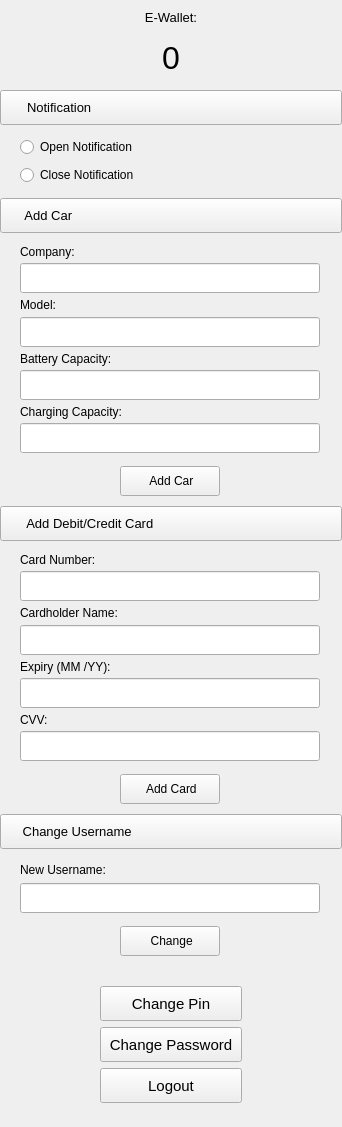
        <widget class="QWidget" name="scrollAreaWidgetContents_5">
         <property name="geometry">
          <rect>
           <x>0</x>
           <y>-570</y>
           <width>342</width>
           <height>1127</height>
          </rect>
         </property>
         <property name="sizePolicy">
          <sizepolicy hsizetype="Preferred" vsizetype="Preferred">
           <horstretch>0</horstretch>
           <verstretch>0</verstretch>
          </sizepolicy>
         </property>
         <property name="minimumSize">
          <size>
           <width>0</width>
           <height>0</height>
          </size>
         </property>
         <layout class="QFormLayout" name="formLayout_5">
          <property name="horizontalSpacing">
           <number>0</number>
          </property>
          <property name="verticalSpacing">
           <number>0</number>
          </property>
          <property name="leftMargin">
           <number>0</number>
          </property>
          <property name="topMargin">
           <number>0</number>
          </property>
          <property name="rightMargin">
           <number>0</number>
          </property>
          <property name="bottomMargin">
           <number>0</number>
          </property>
          <item row="0" column="1">
           <layout class="QVBoxLayout" name="accountVerticalLayout">
            <property name="spacing">
             <number>0</number>
            </property>
            <property name="leftMargin">
             <number>0</number>
            </property>
            <property name="topMargin">
             <number>10</number>
            </property>
            <property name="rightMargin">
             <number>0</number>
            </property>
            <property name="bottomMargin">
             <number>0</number>
            </property>
            <item>
             <widget class="QLabel" name="ewalletLabel">
              <property name="font">
               <font>
                <pointsize>10</pointsize>
               </font>
              </property>
              <property name="text">
               <string>E-Wallet:</string>
              </property>
              <property name="alignment">
               <set>Qt::AlignCenter</set>
              </property>
             </widget>
            </item>
            <item>
             <widget class="QLabel" name="moneyLabel">
              <property name="minimumSize">
               <size>
                <width>0</width>
                <height>65</height>
               </size>
              </property>
              <property name="font">
               <font>
                <pointsize>24</pointsize>
               </font>
              </property>
              <property name="text">
               <string>0</string>
              </property>
              <property name="alignment">
               <set>Qt::AlignCenter</set>
              </property>
             </widget>
            </item>
            <item>
             <widget class="QPushButton" name="notificationPushButton">
              <property name="minimumSize">
               <size>
                <width>0</width>
                <height>35</height>
               </size>
              </property>
              <property name="font">
               <font>
                <pointsize>10</pointsize>
               </font>
              </property>
              <property name="cursor">
               <cursorShape>PointingHandCursor</cursorShape>
              </property>
              <property name="tabletTracking">
               <bool>false</bool>
              </property>
              <property name="layoutDirection">
               <enum>Qt::RightToLeft</enum>
              </property>
              <property name="text">
               <string>Notification                                                              </string>
              </property>
              <property name="icon">
               <iconset>
                <normaloff>images/right-arrow.png</normaloff>images/right-arrow.png</iconset>
              </property>
              <property name="iconSize">
               <size>
                <width>21</width>
                <height>21</height>
               </size>
              </property>
              <property name="autoExclusive">
               <bool>false</bool>
              </property>
              <property name="autoDefault">
               <bool>false</bool>
              </property>
              <property name="default">
               <bool>false</bool>
              </property>
              <property name="flat">
               <bool>false</bool>
              </property>
             </widget>
            </item>
            <item>
             <widget class="QWidget" name="notificationWidget" native="true">
              <property name="sizePolicy">
               <sizepolicy hsizetype="Preferred" vsizetype="Preferred">
                <horstretch>0</horstretch>
                <verstretch>0</verstretch>
               </sizepolicy>
              </property>
              <property name="minimumSize">
               <size>
                <width>0</width>
                <height>73</height>
               </size>
              </property>
              <widget class="QWidget" name="layoutWidget">
               <property name="geometry">
                <rect>
                 <x>0</x>
                 <y>0</y>
                 <width>340</width>
                 <height>73</height>
                </rect>
               </property>
               <layout class="QVBoxLayout" name="notificationVerticalLayout">
                <property name="leftMargin">
                 <number>20</number>
                </property>
                <property name="topMargin">
                 <number>10</number>
                </property>
                <property name="rightMargin">
                 <number>20</number>
                </property>
                <item>
                 <widget class="QRadioButton" name="opennotificationRadioButton">
                  <property name="cursor">
                   <cursorShape>PointingHandCursor</cursorShape>
                  </property>
                  <property name="text">
                   <string>Open Notification</string>
                  </property>
                 </widget>
                </item>
                <item>
                 <widget class="QRadioButton" name="closenotificationRadioButton">
                  <property name="cursor">
                   <cursorShape>PointingHandCursor</cursorShape>
                  </property>
                  <property name="text">
                   <string>Close Notification</string>
                  </property>
                 </widget>
                </item>
                <item>
                 <spacer name="verticalSpacer_2">
                  <property name="orientation">
                   <enum>Qt::Vertical</enum>
                  </property>
                  <property name="sizeType">
                   <enum>QSizePolicy::Fixed</enum>
                  </property>
                  <property name="sizeHint" stdset="0">
                   <size>
                    <width>20</width>
                    <height>10</height>
                   </size>
                  </property>
                 </spacer>
                </item>
               </layout>
              </widget>
             </widget>
            </item>
            <item>
             <widget class="QPushButton" name="addcarPushButton">
              <property name="minimumSize">
               <size>
                <width>0</width>
                <height>35</height>
               </size>
              </property>
              <property name="font">
               <font>
                <pointsize>10</pointsize>
               </font>
              </property>
              <property name="cursor">
               <cursorShape>PointingHandCursor</cursorShape>
              </property>
              <property name="tabletTracking">
               <bool>false</bool>
              </property>
              <property name="layoutDirection">
               <enum>Qt::RightToLeft</enum>
              </property>
              <property name="text">
               <string>Add Car                                                                    </string>
              </property>
              <property name="icon">
               <iconset>
                <normaloff>images/right-arrow.png</normaloff>images/right-arrow.png</iconset>
              </property>
              <property name="iconSize">
               <size>
                <width>21</width>
                <height>21</height>
               </size>
              </property>
              <property name="autoExclusive">
               <bool>false</bool>
              </property>
              <property name="autoDefault">
               <bool>false</bool>
              </property>
             </widget>
            </item>
            <item>
             <widget class="QWidget" name="addcarWidget" native="true">
              <property name="sizePolicy">
               <sizepolicy hsizetype="Preferred" vsizetype="Preferred">
                <horstretch>0</horstretch>
                <verstretch>0</verstretch>
               </sizepolicy>
              </property>
              <property name="minimumSize">
               <size>
                <width>0</width>
                <height>273</height>
               </size>
              </property>
              <widget class="QWidget" name="layoutWidget">
               <property name="geometry">
                <rect>
                 <x>0</x>
                 <y>0</y>
                 <width>340</width>
                 <height>273</height>
                </rect>
               </property>
               <layout class="QVBoxLayout" name="addcarVerticalLayout">
                <property name="spacing">
                 <number>3</number>
                </property>
                <property name="leftMargin">
                 <number>20</number>
                </property>
                <property name="topMargin">
                 <number>10</number>
                </property>
                <property name="rightMargin">
                 <number>20</number>
                </property>
                <property name="bottomMargin">
                 <number>10</number>
                </property>
                <item>
                 <widget class="QLabel" name="companyLabel">
                  <property name="text">
                   <string>Company:</string>
                  </property>
                 </widget>
                </item>
                <item>
                 <widget class="QLineEdit" name="companyLineEdit">
                  <property name="minimumSize">
                   <size>
                    <width>0</width>
                    <height>30</height>
                   </size>
                  </property>
                 </widget>
                </item>
                <item>
                 <widget class="QLabel" name="modelLabel">
                  <property name="text">
                   <string>Model:</string>
                  </property>
                 </widget>
                </item>
                <item>
                 <widget class="QLineEdit" name="modelLineEdit">
                  <property name="minimumSize">
                   <size>
                    <width>0</width>
                    <height>30</height>
                   </size>
                  </property>
                 </widget>
                </item>
                <item>
                 <widget class="QLabel" name="batterycapacityLabel">
                  <property name="text">
                   <string>Battery Capacity:</string>
                  </property>
                 </widget>
                </item>
                <item>
                 <widget class="QLineEdit" name="batterycapacityLineEdit">
                  <property name="minimumSize">
                   <size>
                    <width>0</width>
                    <height>30</height>
                   </size>
                  </property>
                 </widget>
                </item>
                <item>
                 <widget class="QLabel" name="chargingcapacityLabel">
                  <property name="text">
                   <string>Charging Capacity:</string>
                  </property>
                 </widget>
                </item>
                <item>
                 <widget class="QLineEdit" name="chargingcapacityLineEdit">
                  <property name="minimumSize">
                   <size>
                    <width>0</width>
                    <height>30</height>
                   </size>
                  </property>
                 </widget>
                </item>
                <item>
                 <spacer name="verticalSpacer_6">
                  <property name="orientation">
                   <enum>Qt::Vertical</enum>
                  </property>
                  <property name="sizeType">
                   <enum>QSizePolicy::Fixed</enum>
                  </property>
                  <property name="sizeHint" stdset="0">
                   <size>
                    <width>20</width>
                    <height>10</height>
                   </size>
                  </property>
                 </spacer>
                </item>
                <item>
                 <layout class="QHBoxLayout" name="addcarHorizontalLayout">
                  <property name="spacing">
                   <number>0</number>
                  </property>
                  <item>
                   <widget class="QPushButton" name="addcarPushButton_2">
                    <property name="minimumSize">
                     <size>
                      <width>0</width>
                      <height>30</height>
                     </size>
                    </property>
                    <property name="maximumSize">
                     <size>
                      <width>100</width>
                      <height>16777215</height>
                     </size>
                    </property>
                    <property name="cursor">
                     <cursorShape>PointingHandCursor</cursorShape>
                    </property>
                    <property name="text">
                     <string> Add Car</string>
                    </property>
                    <property name="icon">
                     <iconset>
                      <normaloff>../../../.designer/backup/images/add.png</normaloff>../../../.designer/backup/images/add.png</iconset>
                    </property>
                    <property name="iconSize">
                     <size>
                      <width>20</width>
                      <height>20</height>
                     </size>
                    </property>
                   </widget>
                  </item>
                 </layout>
                </item>
               </layout>
              </widget>
             </widget>
            </item>
            <item>
             <widget class="QPushButton" name="addcardPushButton">
              <property name="minimumSize">
               <size>
                <width>0</width>
                <height>35</height>
               </size>
              </property>
              <property name="font">
               <font>
                <pointsize>10</pointsize>
               </font>
              </property>
              <property name="cursor">
               <cursorShape>PointingHandCursor</cursorShape>
              </property>
              <property name="tabletTracking">
               <bool>false</bool>
              </property>
              <property name="layoutDirection">
               <enum>Qt::RightToLeft</enum>
              </property>
              <property name="text">
               <string>Add Debit/Credit Card                                             </string>
              </property>
              <property name="icon">
               <iconset>
                <normaloff>images/right-arrow.png</normaloff>images/right-arrow.png</iconset>
              </property>
              <property name="iconSize">
               <size>
                <width>21</width>
                <height>21</height>
               </size>
              </property>
              <property name="autoExclusive">
               <bool>false</bool>
              </property>
              <property name="autoDefault">
               <bool>false</bool>
              </property>
             </widget>
            </item>
            <item>
             <widget class="QWidget" name="addcardWidget" native="true">
              <property name="minimumSize">
               <size>
                <width>0</width>
                <height>273</height>
               </size>
              </property>
              <widget class="QWidget" name="layoutWidget">
               <property name="geometry">
                <rect>
                 <x>0</x>
                 <y>0</y>
                 <width>340</width>
                 <height>273</height>
                </rect>
               </property>
               <layout class="QVBoxLayout" name="addcardVerticalLayout">
                <property name="spacing">
                 <number>3</number>
                </property>
                <property name="leftMargin">
                 <number>20</number>
                </property>
                <property name="topMargin">
                 <number>10</number>
                </property>
                <property name="rightMargin">
                 <number>20</number>
                </property>
                <property name="bottomMargin">
                 <number>10</number>
                </property>
                <item>
                 <widget class="QLabel" name="cardnumberLabel">
                  <property name="text">
                   <string>Card Number:</string>
                  </property>
                 </widget>
                </item>
                <item>
                 <widget class="QLineEdit" name="cardnumberLineEdit">
                  <property name="minimumSize">
                   <size>
                    <width>0</width>
                    <height>30</height>
                   </size>
                  </property>
                 </widget>
                </item>
                <item>
                 <widget class="QLabel" name="cardholdernameLabel">
                  <property name="text">
                   <string>Cardholder Name:</string>
                  </property>
                 </widget>
                </item>
                <item>
                 <widget class="QLineEdit" name="cardholdernameLineEdit">
                  <property name="minimumSize">
                   <size>
                    <width>0</width>
                    <height>30</height>
                   </size>
                  </property>
                 </widget>
                </item>
                <item>
                 <widget class="QLabel" name="expiryLabel">
                  <property name="text">
                   <string>Expiry (MM /YY):</string>
                  </property>
                 </widget>
                </item>
                <item>
                 <widget class="QLineEdit" name="expiryLineEdit">
                  <property name="minimumSize">
                   <size>
                    <width>0</width>
                    <height>30</height>
                   </size>
                  </property>
                 </widget>
                </item>
                <item>
                 <widget class="QLabel" name="cvvLabel">
                  <property name="text">
                   <string>CVV:</string>
                  </property>
                 </widget>
                </item>
                <item>
                 <widget class="QLineEdit" name="cvvLineEdit">
                  <property name="minimumSize">
                   <size>
                    <width>0</width>
                    <height>30</height>
                   </size>
                  </property>
                 </widget>
                </item>
                <item>
                 <spacer name="verticalSpacer_7">
                  <property name="orientation">
                   <enum>Qt::Vertical</enum>
                  </property>
                  <property name="sizeType">
                   <enum>QSizePolicy::Fixed</enum>
                  </property>
                  <property name="sizeHint" stdset="0">
                   <size>
                    <width>20</width>
                    <height>10</height>
                   </size>
                  </property>
                 </spacer>
                </item>
                <item>
                 <layout class="QHBoxLayout" name="addcardHorizontalLayout">
                  <property name="spacing">
                   <number>0</number>
                  </property>
                  <item>
                   <widget class="QPushButton" name="addcardPushButton_2">
                    <property name="minimumSize">
                     <size>
                      <width>0</width>
                      <height>30</height>
                     </size>
                    </property>
                    <property name="maximumSize">
                     <size>
                      <width>100</width>
                      <height>16777215</height>
                     </size>
                    </property>
                    <property name="cursor">
                     <cursorShape>PointingHandCursor</cursorShape>
                    </property>
                    <property name="text">
                     <string> Add Card</string>
                    </property>
                    <property name="icon">
                     <iconset>
                      <normaloff>../../../.designer/backup/images/add.png</normaloff>../../../.designer/backup/images/add.png</iconset>
                    </property>
                    <property name="iconSize">
                     <size>
                      <width>20</width>
                      <height>20</height>
                     </size>
                    </property>
                   </widget>
                  </item>
                 </layout>
                </item>
               </layout>
              </widget>
             </widget>
            </item>
            <item>
             <widget class="QPushButton" name="changeusernamePushButton">
              <property name="minimumSize">
               <size>
                <width>0</width>
                <height>35</height>
               </size>
              </property>
              <property name="font">
               <font>
                <pointsize>10</pointsize>
               </font>
              </property>
              <property name="cursor">
               <cursorShape>PointingHandCursor</cursorShape>
              </property>
              <property name="layoutDirection">
               <enum>Qt::RightToLeft</enum>
              </property>
              <property name="text">
               <string>Change Username                                                    </string>
              </property>
              <property name="icon">
               <iconset>
                <normaloff>images/right-arrow.png</normaloff>images/right-arrow.png</iconset>
              </property>
              <property name="iconSize">
               <size>
                <width>21</width>
                <height>21</height>
               </size>
              </property>
             </widget>
            </item>
            <item>
             <widget class="QWidget" name="changeusernameWidget" native="true">
              <property name="minimumSize">
               <size>
                <width>0</width>
                <height>117</height>
               </size>
              </property>
              <widget class="QWidget" name="layoutWidget">
               <property name="geometry">
                <rect>
                 <x>0</x>
                 <y>0</y>
                 <width>340</width>
                 <height>117</height>
                </rect>
               </property>
               <layout class="QVBoxLayout" name="changeusernameVerticalLayout">
                <property name="spacing">
                 <number>3</number>
                </property>
                <property name="leftMargin">
                 <number>20</number>
                </property>
                <property name="topMargin">
                 <number>10</number>
                </property>
                <property name="rightMargin">
                 <number>20</number>
                </property>
                <property name="bottomMargin">
                 <number>10</number>
                </property>
                <item>
                 <widget class="QLabel" name="newusernameLabel">
                  <property name="text">
                   <string>New Username:</string>
                  </property>
                 </widget>
                </item>
                <item>
                 <widget class="QLineEdit" name="newusernameLineEdit">
                  <property name="minimumSize">
                   <size>
                    <width>0</width>
                    <height>30</height>
                   </size>
                  </property>
                 </widget>
                </item>
                <item>
                 <spacer name="verticalSpacer_3">
                  <property name="orientation">
                   <enum>Qt::Vertical</enum>
                  </property>
                  <property name="sizeType">
                   <enum>QSizePolicy::Fixed</enum>
                  </property>
                  <property name="sizeHint" stdset="0">
                   <size>
                    <width>20</width>
                    <height>10</height>
                   </size>
                  </property>
                 </spacer>
                </item>
                <item>
                 <layout class="QHBoxLayout" name="changeusernameHorizontalLayout">
                  <property name="spacing">
                   <number>0</number>
                  </property>
                  <item>
                   <widget class="QPushButton" name="changeusernamePushButton_2">
                    <property name="minimumSize">
                     <size>
                      <width>0</width>
                      <height>30</height>
                     </size>
                    </property>
                    <property name="maximumSize">
                     <size>
                      <width>100</width>
                      <height>16777215</height>
                     </size>
                    </property>
                    <property name="cursor">
                     <cursorShape>PointingHandCursor</cursorShape>
                    </property>
                    <property name="text">
                     <string> Change</string>
                    </property>
                    <property name="icon">
                     <iconset>
                      <normaloff>../../../.designer/backup/images/change.png</normaloff>../../../.designer/backup/images/change.png</iconset>
                    </property>
                    <property name="iconSize">
                     <size>
                      <width>16</width>
                      <height>16</height>
                     </size>
                    </property>
                   </widget>
                  </item>
                 </layout>
                </item>
               </layout>
              </widget>
             </widget>
            </item>
            <item>
             <layout class="QVBoxLayout" name="verticalLayout_3">
              <property name="spacing">
               <number>6</number>
              </property>
              <property name="leftMargin">
               <number>100</number>
              </property>
              <property name="topMargin">
               <number>20</number>
              </property>
              <property name="rightMargin">
               <number>100</number>
              </property>
              <property name="bottomMargin">
               <number>20</number>
              </property>
              <item>
               <widget class="QPushButton" name="changepinPushButton">
                <property name="minimumSize">
                 <size>
                  <width>0</width>
                  <height>35</height>
                 </size>
                </property>
                <property name="font">
                 <font>
                  <pointsize>11</pointsize>
                 </font>
                </property>
                <property name="cursor">
                 <cursorShape>PointingHandCursor</cursorShape>
                </property>
                <property name="text">
                 <string>Change Pin</string>
                </property>
               </widget>
              </item>
              <item>
               <widget class="QPushButton" name="changepasswordPushButton">
                <property name="minimumSize">
                 <size>
                  <width>0</width>
                  <height>35</height>
                 </size>
                </property>
                <property name="font">
                 <font>
                  <pointsize>11</pointsize>
                 </font>
                </property>
                <property name="cursor">
                 <cursorShape>PointingHandCursor</cursorShape>
                </property>
                <property name="text">
                 <string>Change Password</string>
                </property>
               </widget>
              </item>
              <item>
               <widget class="QPushButton" name="logoutPushButton">
                <property name="minimumSize">
                 <size>
                  <width>0</width>
                  <height>35</height>
                 </size>
                </property>
                <property name="font">
                 <font>
                  <pointsize>11</pointsize>
                 </font>
                </property>
                <property name="cursor">
                 <cursorShape>PointingHandCursor</cursorShape>
                </property>
                <property name="text">
                 <string>Logout</string>
                </property>
               </widget>
              </item>
             </layout>
            </item>
            <item>
             <spacer name="accountVerticalSpacer">
              <property name="orientation">
               <enum>Qt::Vertical</enum>
              </property>
              <property name="sizeHint" stdset="0">
               <size>
                <width>20</width>
                <height>40</height>
               </size>
              </property>
             </spacer>
            </item>
           </layout>
          </item>
         </layout>
        </widget>
